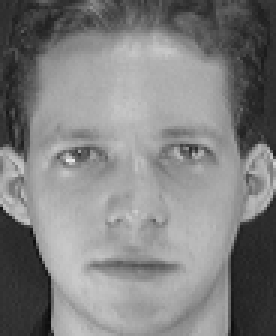
#> input picture s1/1.pgm, 92 x 112 px (shown 3 times larger); its folder holds only this picture in this run
$ python -i preprocesamiento.py   (imports and definitions only)
#> lines starting #> are read from the running program, lines starting #| are printed output that depends on the picture
"""
preprocesamiento.py — Pipeline de preprocesamiento de imágenes faciales.

Etapas (en orden):
  1. Lectura y corrección de orientación EXIF (fotos de celular).
  2. Redimensionado de trabajo (lado mayor <= 1024 px) para acelerar la detección y relleno
     de borde del 20 % (replicado): permite detectar rostros que llenan casi todo el encuadre
     o tocan el borde (selfies muy cercanas, imágenes ya recortadas).
  3. Detección del rostro con un clasificador en cascada de Haar (Viola-Jones, OpenCV).
     Si hay varios, se conserva el de mayor área.
  4. Detección de los ojos dentro del rostro y ALINEACIÓN: rotación para que la línea
     entre los ojos quede horizontal (reduce la variación por inclinación de la cabeza).
  5. Recorte con margen y redimensionado al tamaño de entrada del modelo.
  6. Normalización fotométrica: CLAHE sobre la luminancia (compensa iluminación desigual).
  7. Conversión a tensor y estandarización (se hace en los notebooks / modelos).

Autor: Jahir Ávila — Especialización en Inteligencia Artificial.
"""
from __future__ import annotations

from dataclasses import dataclass, field
from pathlib import Path

import cv2
import numpy as np
from PIL import Image, ImageOps

RAIZ = Path(__file__).resolve().parents[1]
MODELOS = RAIZ / "modelos"
EXTENSIONES = {".jpg", ".jpeg", ".png", ".bmp", ".webp", ".pgm", ".heic"}


@dataclass
class ResultadoRostro:
    ruta: str
    persona: str
    ok: bool
    motivo: str = ""
    rostro: np.ndarray | None = None          # recorte final RGB uint8 (tam x tam)
    caja: tuple | None = None                 # (x, y, w, h) en la imagen de trabajo
    ojos: list = field(default_factory=list)  # centros de ojos detectados
    angulo: float = 0.0                       # rotación aplicada (grados)
    n_rostros: int = 0


def leer_imagen(ruta) -> np.ndarray:
    """Lee una imagen como RGB uint8 respetando la orientación EXIF."""
    ruta = Path(ruta)
    if ruta.suffix.lower() == ".heic":
        try:
            import pillow_heif  # noqa: F401
            pillow_heif.register_heif_opener()
        except ImportError as e:
            raise RuntimeError("Instale pillow-heif para leer fotos .heic") from e
    img = Image.open(ruta)
    img = ImageOps.exif_transpose(img).convert("RGB")
    return np.array(img)


class PreprocesadorRostros:
    """Detecta, alinea, recorta y normaliza rostros."""

    def __init__(self, tam: int = 160, margen: float = 0.25, clahe: bool = True, lado_max: int = 1024, relleno: float = 0.2):
        self.tam, self.margen, self.usar_clahe, self.lado_max, self.relleno = tam, margen, clahe, lado_max, relleno
        self.cascada_rostro = cv2.CascadeClassifier(str(MODELOS / "haarcascade_frontalface_default.xml"))
        self.cascada_ojos = cv2.CascadeClassifier(str(MODELOS / "haarcascade_eye_tree_eyeglasses.xml"))
        if self.cascada_rostro.empty() or self.cascada_ojos.empty():
            raise RuntimeError("No se encontraron los clasificadores Haar en la carpeta modelos/")
        self.clahe = cv2.createCLAHE(clipLimit=2.0, tileGridSize=(8, 8))

    # -- 2. redimensionado de trabajo -------------------------------------------------
    def _redimensionar(self, img):
        h, w = img.shape[:2]
        f = min(1.0, self.lado_max / max(h, w))
        img = cv2.resize(img, (int(w * f), int(h * f)), interpolation=cv2.INTER_AREA) if f < 1 else img
        b = int(self.relleno * max(img.shape[:2]))
        return cv2.copyMakeBorder(img, b, b, b, b, cv2.BORDER_REPLICATE) if b else img

    # -- 3. detección -----------------------------------------------------------------
    def detectar(self, gris):
        lado = min(gris.shape)
        caras = self.cascada_rostro.detectMultiScale(gris, scaleFactor=1.1, minNeighbors=6,
                                                     minSize=(max(40, lado // 8),) * 2)
        return sorted([tuple(map(int, c)) for c in caras], key=lambda c: c[2] * c[3], reverse=True)

    # -- 4. ojos y ángulo -------------------------------------------------------------
    def _ojos(self, gris, caja):
        x, y, w, h = caja
        zona = gris[y:y + int(h * 0.6), x:x + w]  # mitad superior del rostro
        ojos = self.cascada_ojos.detectMultiScale(zona, scaleFactor=1.1, minNeighbors=8, minSize=(w // 10,) * 2)
        centros = sorted([(x + ex + ew / 2, y + ey + eh / 2) for ex, ey, ew, eh in ojos], key=lambda c: c[0])
        if len(centros) >= 2:
            izq, der = centros[0], centros[-1]
            dist = der[0] - izq[0]
            if 0.25 * w < dist < 0.75 * w and abs(der[1] - izq[1]) < 0.25 * h:  # par plausible
                return [izq, der]
        return []

    def _normalizar(self, rgb):
        if not self.usar_clahe:
            return rgb
        lab = cv2.cvtColor(rgb, cv2.COLOR_RGB2LAB)
        lab[..., 0] = self.clahe.apply(lab[..., 0])
        return cv2.cvtColor(lab, cv2.COLOR_LAB2RGB)

    def procesar(self, img_rgb, ruta="", persona="") -> ResultadoRostro:
        img = self._redimensionar(img_rgb)
        gris = cv2.equalizeHist(cv2.cvtColor(img, cv2.COLOR_RGB2GRAY))
        caras = self.detectar(gris)
        r = ResultadoRostro(ruta=str(ruta), persona=persona, ok=False, n_rostros=len(caras))
        if not caras:
            r.motivo = "sin rostro detectado"
            return r
        caja = caras[0]
        r.caja = caja
        ojos = self._ojos(gris, caja)
        x, y, w, h = caja
        centro = (x + w / 2, y + h / 2)
        if ojos:
            (x1, y1), (x2, y2) = ojos
            r.ojos, r.angulo = ojos, float(np.degrees(np.arctan2(y2 - y1, x2 - x1)))
            centro = ((x1 + x2) / 2, (y1 + y2) / 2 + 0.15 * h)  # centro facial aprox. bajo los ojos
        M = cv2.getRotationMatrix2D(centro, r.angulo, 1.0)
        rot = cv2.warpAffine(img, M, (img.shape[1], img.shape[0]), flags=cv2.INTER_LINEAR, borderMode=cv2.BORDER_REFLECT)
        lado = int(max(w, h) * (1 + 2 * self.margen))
        cx, cy = int(centro[0]), int(centro[1])
        x0, y0 = cx - lado // 2, cy - lado // 2
        pad = lado  # relleno para recortes que salen de la imagen
        rot_p = cv2.copyMakeBorder(rot, pad, pad, pad, pad, cv2.BORDER_REFLECT)
        recorte = rot_p[y0 + pad:y0 + pad + lado, x0 + pad:x0 + pad + lado]
        recorte = cv2.resize(recorte, (self.tam, self.tam), interpolation=cv2.INTER_AREA)
        r.rostro, r.ok = self._normalizar(recorte), True
        r.motivo = "ok (alineado)" if ojos else "ok (sin ojos: sin rotación)"
        return r

    def procesar_ruta(self, ruta, persona=""):
        try:
            return self.procesar(leer_imagen(ruta), ruta, persona)
#> in leer_imagen, img is the input picture: PIL image 92x112 L; min 11, max 234, mean 128.3
#> in _redimensionar, `h, w = img.shape[:2]`: h = 112; w = 92
#> in _redimensionar, `f = min(1.0, self.lado_max / max(h, w))`: f = 1
#> in _redimensionar, `return cv2.copyMakeBorder(img, b, b, b, b, cv2.BORDER_REPLICATE) if b ..`:
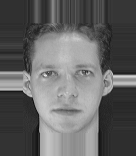
#> returned value: shape (156, 136, 3); min 11, max 234, mean 99.2
#> in procesar, `gris = cv2.equalizeHist(cv2.cvtColor(img, cv2.COLOR_RGB2GRAY))`:
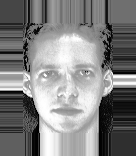
#> gris: shape (156, 136); min 0, max 255, mean 129.7
#> in detectar, `caras = self.cascada_rostro.detectMultiScale(gris, scaleFactor=1.1, mi..`: caras = [[20, 38, 94, 94]]
#> in procesar, `caras = self.detectar(gris)`: caras = [(20, 38, 94, 94)]
#> in procesar, `caja = caras[0]`: caja = (20, 38, 94, 94)
#> in _ojos, `x, y, w, h = caja`: x = 20; y = 38; w = 94
#> in _ojos, `zona = gris[y:y + int(h * 0.6), x:x + w]`:
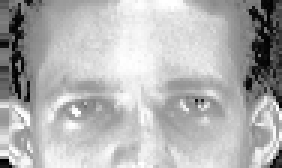
#> zona: shape (56, 94) (shown 3 times larger); min 1, max 255, mean 178.8
#> in _ojos, `ojos = self.cascada_ojos.detectMultiScale(zona, scaleFactor=1.1, minNe..`: ojos = [[54, 24, 23, 23]]
#> in _ojos, `centros = sorted([(x + ex + ew / 2, y + ey + eh / 2) for ex, ey, ew, e..`: centros = [(85.5, 73.5)]
#> in procesar, `ojos = self._ojos(gris, caja)`: ojos = []
#> in procesar, `x, y, w, h = caja`: x = 20; y = 38; w = 94
#> in procesar, `centro = (x + w / 2, y + h / 2)`: centro = (67, 85)
#> in procesar, `M = cv2.getRotationMatrix2D(centro, r.angulo, 1.0)`: M = [[1, 0, 0], [0, 1, 0]]
#> in procesar, `lado = int(max(w, h) * (1 + 2 * self.margen))`: lado = 141
#> in procesar, `cx, cy = int(centro[0]), int(centro[1])`: cx = 67; cy = 85
#> in procesar, `x0, y0 = cx - lado // 2, cy - lado // 2`: x0 = -3; y0 = 15
#> in procesar, `pad = lado`: pad = 141
#> in procesar, `rot_p = cv2.copyMakeBorder(rot, pad, pad, pad, pad, cv2.BORDER_REFLECT)`:
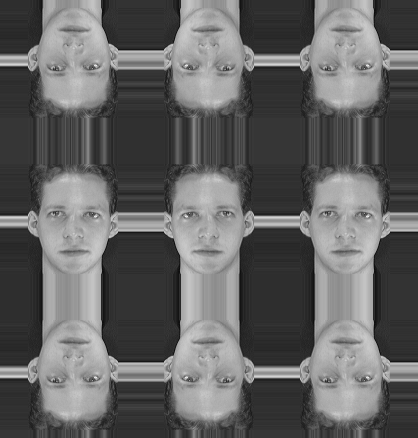
#> rot_p: shape (438, 418, 3); min 11, max 234, mean 99.7
#> in procesar, `recorte = rot_p[y0 + pad:y0 + pad + lado, x0 + pad:x0 + pad + lado]`:
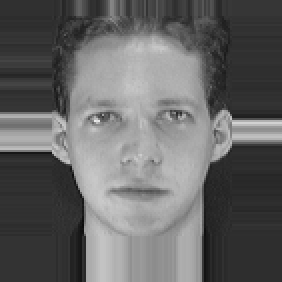
#> recorte: shape (141, 141, 3) (shown 2 times larger); min 11, max 234, mean 101.8
#> in _normalizar, `lab = cv2.cvtColor(rgb, cv2.COLOR_RGB2LAB)`: lab: shape (160, 160, 3); mean of channels 0, 1, 2 106.9, 128, 128
#> in _normalizar, `lab[..., 0] = self.clahe.apply(lab[..., 0])`: lab: shape (160, 160, 3); mean of channels 0, 1, 2 118.6, 128, 128
#> in _normalizar, `return cv2.cvtColor(lab, cv2.COLOR_LAB2RGB)`:
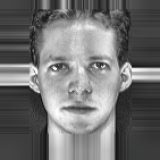
#> returned value: shape (160, 160, 3); mean R, G, B 113.2, 113.3, 113.2
#> in procesar, `r.rostro, r.ok = self._normalizar(recorte), True`: r.ok = True
#> in procesar, `r.motivo = "ok (alineado)" if ojos else "ok (sin ojos: sin rotación)"`: r.motivo = 'ok (sin ojos: sin rotación)'
        except Exception as e:  # imagen corrupta o formato no soportado
            return ResultadoRostro(ruta=str(ruta), persona=persona, ok=False, motivo=f"error de lectura: {e}")


def listar_dataset(carpeta) -> list[tuple[str, Path]]:
    """Devuelve [(persona, ruta)] a partir de una carpeta con una subcarpeta por persona."""
    carpeta = Path(carpeta)
    pares = []
    for sub in sorted(p for p in carpeta.iterdir() if p.is_dir() and not p.name.startswith((".", "_"))):
        for f in sorted(sub.rglob("*")):
            if f.suffix.lower() in EXTENSIONES and not f.name.startswith("."):
                pares.append((sub.name, f))
    return pares


def aumentar(rostro: np.ndarray, rng: np.random.Generator) -> np.ndarray:
    """Aumento de datos ligero: espejo, brillo/contraste, rotación ±10° y desplazamiento."""
    img = rostro.copy()
    if rng.random() < 0.5:
        img = img[:, ::-1]
    alfa, beta = rng.uniform(0.75, 1.25), rng.uniform(-25, 25)
    img = np.clip(img.astype(np.float32) * alfa + beta, 0, 255).astype(np.uint8)
    h, w = img.shape[:2]
    M = cv2.getRotationMatrix2D((w / 2, h / 2), rng.uniform(-10, 10), rng.uniform(0.92, 1.08))
    M[:, 2] += rng.uniform(-0.05, 0.05, 2) * w
    return cv2.warpAffine(np.ascontiguousarray(img), M, (w, h), borderMode=cv2.BORDER_REFLECT)

>>> result = PreprocesadorRostros().procesar_ruta('../s1/1.pgm')

$ run again, on s1/10.pgm
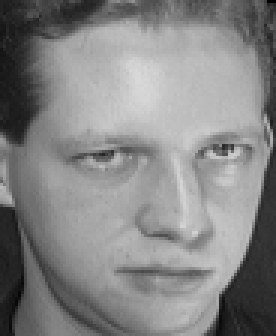
#> input picture s1/10.pgm, 92 x 112 px (shown 3 times larger)
#> in leer_imagen, img is the input picture: PIL image 92x112 L; min 1, max 217, mean 132.8
#> img: PIL image 92x112 RGB
#> in _redimensionar, `h, w = img.shape[:2]`: h = 112; w = 92
#> f = 1
#> in procesar, `gris = cv2.equalizeHist(cv2.cvtColor(img, cv2.COLOR_RGB2GRAY))`:
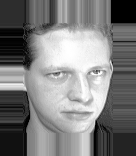
#> gris: shape (156, 136); min 0, max 255, mean 125.2
#> in detectar, `caras = self.cascada_rostro.detectMultiScale(gris, scaleFactor=1.1, mi..`: caras = [[32, 40, 90, 90]]
#> in procesar, `caras = self.detectar(gris)`: caras = [(32, 40, 90, 90)]
#> caja = (32, 40, 90, 90)
#> in _ojos, `x, y, w, h = caja`: x = 32; y = 40; w = 90
#> in _ojos, `ojos = self.cascada_ojos.detectMultiScale(zona, scaleFactor=1.1, minNe..`: ojos = ()
#> centros = []
#> in procesar, `x, y, w, h = caja`: x = 32; y = 40; w = 90
#> centro = (77, 85)
#> M = [[1, 0, 0], [0, 1, 0]]
#> in procesar, `lado = int(max(w, h) * (1 + 2 * self.margen))`: lado = 135
#> cx = 77; cy = 85
#> x0 = 10; y0 = 18
#> pad = 135
#> in _normalizar, `return cv2.cvtColor(lab, cv2.COLOR_LAB2RGB)`:
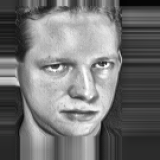
#> returned value: shape (160, 160, 3); mean R, G, B 115.5, 115.5, 115.5
#> r.ok = True
#> r.motivo = 'ok (sin ojos: sin rotación)'

$ run again, on s1/2.pgm
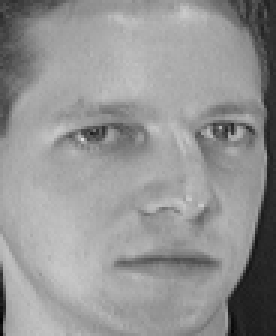
#> input picture s1/2.pgm, 92 x 112 px (shown 3 times larger)
#> in leer_imagen, img is the input picture: PIL image 92x112 L; min 2, max 223, mean 148
#> img: PIL image 92x112 RGB
#> in _redimensionar, `h, w = img.shape[:2]`: h = 112; w = 92
#> f = 1
#> in procesar, `gris = cv2.equalizeHist(cv2.cvtColor(img, cv2.COLOR_RGB2GRAY))`:
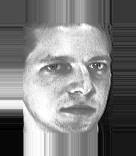
#> gris: shape (156, 136); min 0, max 255, mean 128.9
#> in detectar, `caras = self.cascada_rostro.detectMultiScale(gris, scaleFactor=1.1, mi..`: caras = [[24, 29, 104, 104]]
#> in procesar, `caras = self.detectar(gris)`: caras = [(24, 29, 104, 104)]
#> caja = (24, 29, 104, 104)
#> in _ojos, `x, y, w, h = caja`: x = 24; y = 29; w = 104
#> in _ojos, `ojos = self.cascada_ojos.detectMultiScale(zona, scaleFactor=1.1, minNe..`: ojos = ()
#> centros = []
#> in procesar, `x, y, w, h = caja`: x = 24; y = 29; w = 104
#> centro = (76, 81)
#> M = [[1, 0, 0], [0, 1, 0]]
#> in procesar, `lado = int(max(w, h) * (1 + 2 * self.margen))`: lado = 156
#> cx = 76; cy = 81
#> x0 = -2; y0 = 3
#> pad = 156
#> in _normalizar, `return cv2.cvtColor(lab, cv2.COLOR_LAB2RGB)`:
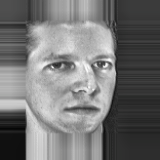
#> returned value: shape (160, 160, 3); mean R, G, B 115.4, 115.4, 115.4
#> r.ok = True
#> r.motivo = 'ok (sin ojos: sin rotación)'

$ run again, on s1/3.pgm
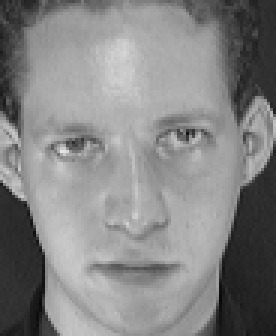
#> input picture s1/3.pgm, 92 x 112 px (shown 3 times larger)
#> in leer_imagen, img is the input picture: PIL image 92x112 L; min 7, max 232, mean 132.6
#> img: PIL image 92x112 RGB
#> in _redimensionar, `h, w = img.shape[:2]`: h = 112; w = 92
#> f = 1
#> in procesar, `gris = cv2.equalizeHist(cv2.cvtColor(img, cv2.COLOR_RGB2GRAY))`:
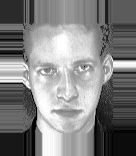
#> gris: shape (156, 136); min 0, max 255, mean 129.3
#> in detectar, `caras = self.cascada_rostro.detectMultiScale(gris, scaleFactor=1.1, mi..`: caras = [[18, 34, 96, 96]]
#> in procesar, `caras = self.detectar(gris)`: caras = [(18, 34, 96, 96)]
#> caja = (18, 34, 96, 96)
#> in _ojos, `x, y, w, h = caja`: x = 18; y = 34; w = 96
#> in _ojos, `ojos = self.cascada_ojos.detectMultiScale(zona, scaleFactor=1.1, minNe..`: ojos = ()
#> centros = []
#> in procesar, `x, y, w, h = caja`: x = 18; y = 34; w = 96
#> centro = (66, 82)
#> M = [[1, 0, 0], [0, 1, 0]]
#> in procesar, `lado = int(max(w, h) * (1 + 2 * self.margen))`: lado = 144
#> cx = 66; cy = 82
#> x0 = -6; y0 = 10
#> pad = 144
#> in _normalizar, `return cv2.cvtColor(lab, cv2.COLOR_LAB2RGB)`:
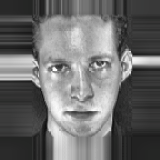
#> returned value: shape (160, 160, 3); mean R, G, B 108.4, 108.4, 108.4
#> r.ok = True
#> r.motivo = 'ok (sin ojos: sin rotación)'
